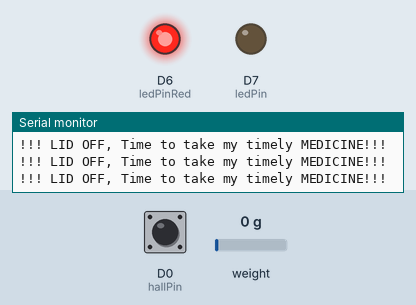
Bench run of a sketch on a simulated ESP8266 (NodeMCU). Parts: output pins drawn as LEDs (lit = HIGH), the last lines printed to the serial monitor. The test bench sets the inputs (shaded band); at power-on: D0 (hallPin) HIGH, weight on the scale 0 g. WiFi joins after 1.5 s; servers stay silent unless stated; uploads are accepted with an empty reply; the local clock reads 2024-03-15 10:24:30 at power-on unless the sketch sets it.

Above: at 6.7 s.
6.8 s: D0 (hallPin) driven LOW
At 7.7 s:
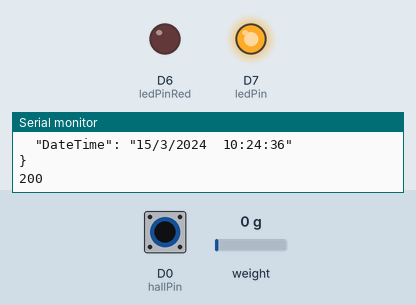
8.3 s: D0 (hallPin) driven HIGH
At 10.3 s:
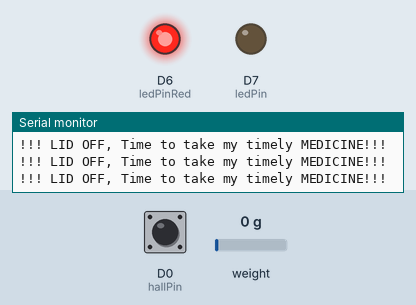
10.9 s: D0 (hallPin) pulsed LOW 2 times (0.12 s each, 0.3 s apart)
At 11.9 s:
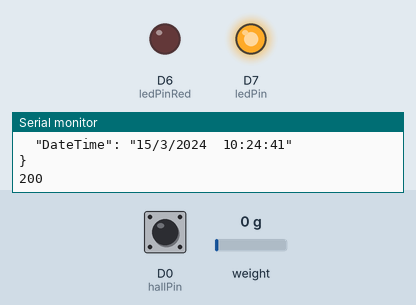
14.5 s: D0 (hallPin) pulsed LOW 5 times (0.12 s each, 0.3 s apart)
At 18.4 s:
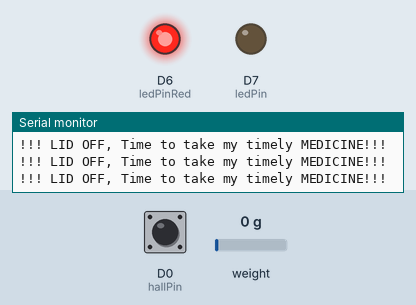
Timing chart, 0 to 19.9 s (numbered marks = the images above; inputs shaded):
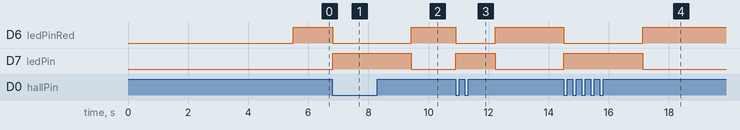

The sketch:

Beta0.3.ino
```cpp
#include <ESP8266HTTPClient.h>
#include <ESP8266WiFi.h>
#include <ArduinoJson.h>
#include <HX711.h>
#include <time.h>
//==============================================================================================
// Scale Settings
const int SCALE_DOUT_PIN = D2;
const int SCALE_SCK_PIN = D3;
// constants won't change. They're used here to set pin numbers:
const int hallPin = D0;     // the number of the hall effect sensor pin
const int ledPin =  D7;     // the number of the LED pin
const int ledPinRed =  D6;     // the number of the LED RED pin
// variables will change:
int hallState = 0;          // variable for reading the hall sensor status
float value = 0;
HX711 scale(SCALE_DOUT_PIN, SCALE_SCK_PIN);

int timezone = 6 * 3600;
int dst = 0;
//==============================================================================================

void setup() {

  Serial.begin(115200);                            //Serial connection
//============================================================================================
  scale.set_scale(2230);// <- set here calibration factor!!!
  scale.tare();
  // initialize the LED pin as an output:
  pinMode(ledPin, OUTPUT);
  pinMode(ledPinRed, OUTPUT);
  // initialize the hall effect sensor pin as an input:
  pinMode(hallPin, INPUT);
//============================================================================================
  WiFi.begin("teemoLover", "8033803t");   //WiFi connection

  while (WiFi.status() != WL_CONNECTED) {  //Wait for the WiFI connection completion

    delay(500);
    Serial.println("Waiting for connection");

  }
  Serial.println("WiFi Connected!");
//=============================================================================================
  configTime(timezone, dst, "pool.ntp.org","time.nist.gov");
  delay(3000);
}
//==============================================================================================
float LoadCell(){
    float weight = scale.get_units(1); //loadcell
    //weight = weight + 90;
    //value = String((weight), 5);
    value = weight;
    Serial.print("In loadcell ");
    Serial.println(value);
    return value;
    delay(1000);
}


void loop() {

  hallState = digitalRead(hallPin);   // read the state of the hall effect sensor:
  //Magnet near == LOW
  if (hallState == LOW){
    Serial.println("!!! LID ON, Time to take the reading and send it to server!!!");
    digitalWrite(ledPin, HIGH);
    digitalWrite(ledPinRed, LOW);
    value = LoadCell();
    time_t now = time(nullptr);
    struct tm* p_tm = localtime(&now);
    String day = String(p_tm->tm_mday);
    String mon = String(p_tm->tm_mon+1);
    String year = String(p_tm->tm_year + 1900);
    String hour = String(p_tm->tm_hour);
    String mint = String(p_tm->tm_min);
    String sec = String(p_tm->tm_sec);
    String curTime = hour+":"+mint+":"+sec;
    String daymon = day+"/"+mon+"/"+year+"  "+curTime;
    Serial.print(daymon);
    if (WiFi.status() == WL_CONNECTED) { //Check WiFi connection status
      StaticJsonBuffer<300> JSONbuffer;   //Declaring static JSON buffer
      JsonObject& JSONencoder = JSONbuffer.createObject();

      JSONencoder["sensorType"] = "LoadCell";

      JSONencoder["value"] = value;
 //==============================================================================================
      JSONencoder["TimeStamp"] = "Date and Time";

      JSONencoder["DateTime"] = daymon;
 //==========================================================================================
      char JSONmessageBuffer[300];
      JSONencoder.prettyPrintTo(JSONmessageBuffer, sizeof(JSONmessageBuffer));
      Serial.println(JSONmessageBuffer);

      HTTPClient http;    //Declare object of class HTTPClient

      http.begin("http://192.168.43.120:8081/value");      //Specify request destination
      http.addHeader("Content-Type", "application/json");  //Specify content-type header

      int httpCode = http.POST(JSONmessageBuffer);   //Send the request
      String payload = http.getString();                                        //Get the response payload

      Serial.println(httpCode);   //Print HTTP return code
      Serial.println(payload);    //Print request response payload

      http.end();  //Close connection

    } else {

      Serial.println("Error in WiFi connection");

    }

  delay(1000);  //Send a request every 30 seconds
  }
  else if (hallState == HIGH){
    Serial.println("!!! LID OFF, Time to take my timely MEDICINE!!!");
    digitalWrite(ledPin, LOW);
    digitalWrite(ledPinRed, HIGH);
  }

}
```

Measured:
- after the input at 6.8 s, D6 (ledPinRed): HIGH → LOW at once; D7 (ledPin): LOW → HIGH at once
- after the input at 8.3 s, D6 (ledPinRed): LOW → HIGH after 1.1 s; D7 (ledPin): HIGH → LOW after 1.1 s
- after the input at 10.9 s, D6 (ledPinRed): HIGH → LOW at once, → HIGH 1.3 s later; D7 (ledPin): LOW → HIGH at once, → LOW 1.3 s later
- after the input at 14.5 s, D6 (ledPinRed): HIGH → LOW at once, → HIGH 2.6 s later; D7 (ledPin): LOW → HIGH at once, → LOW 2.6 s later
